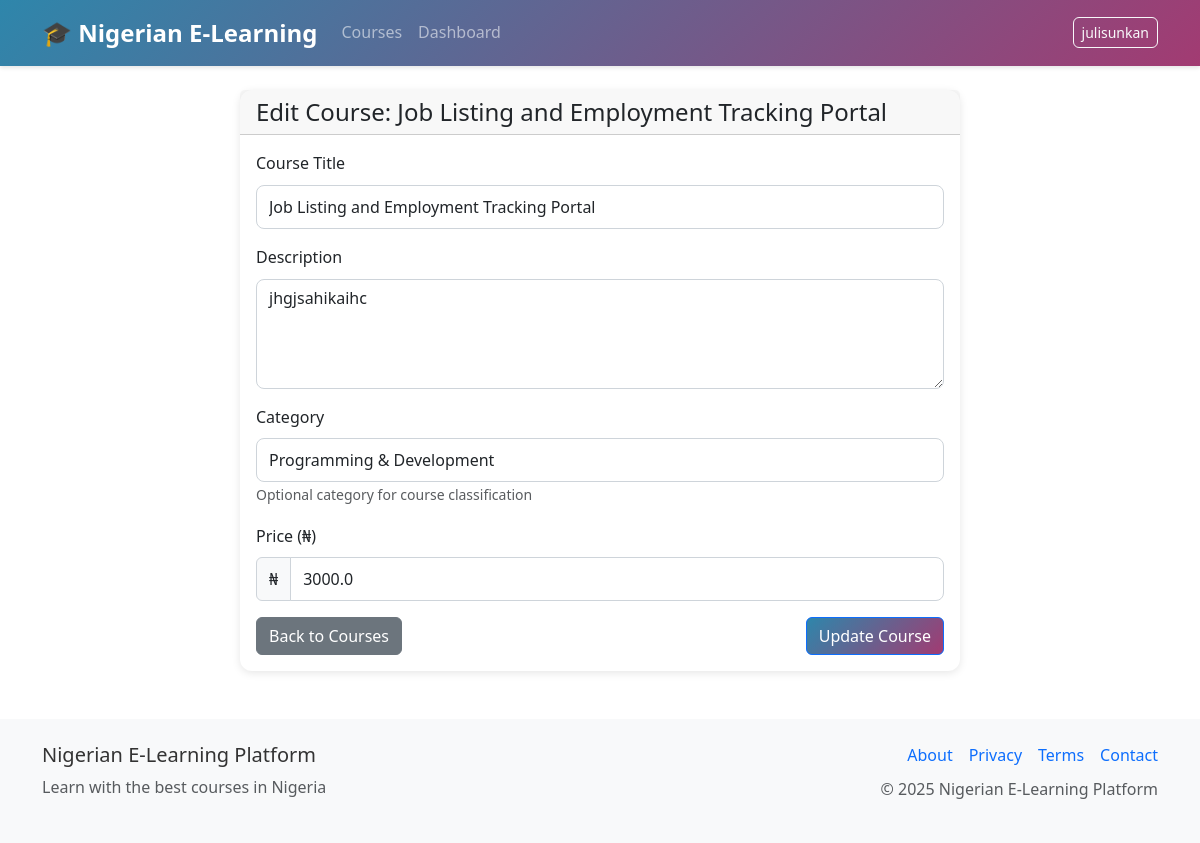
Before: /courses/1/instructor_edit (signed in) with the older database file.
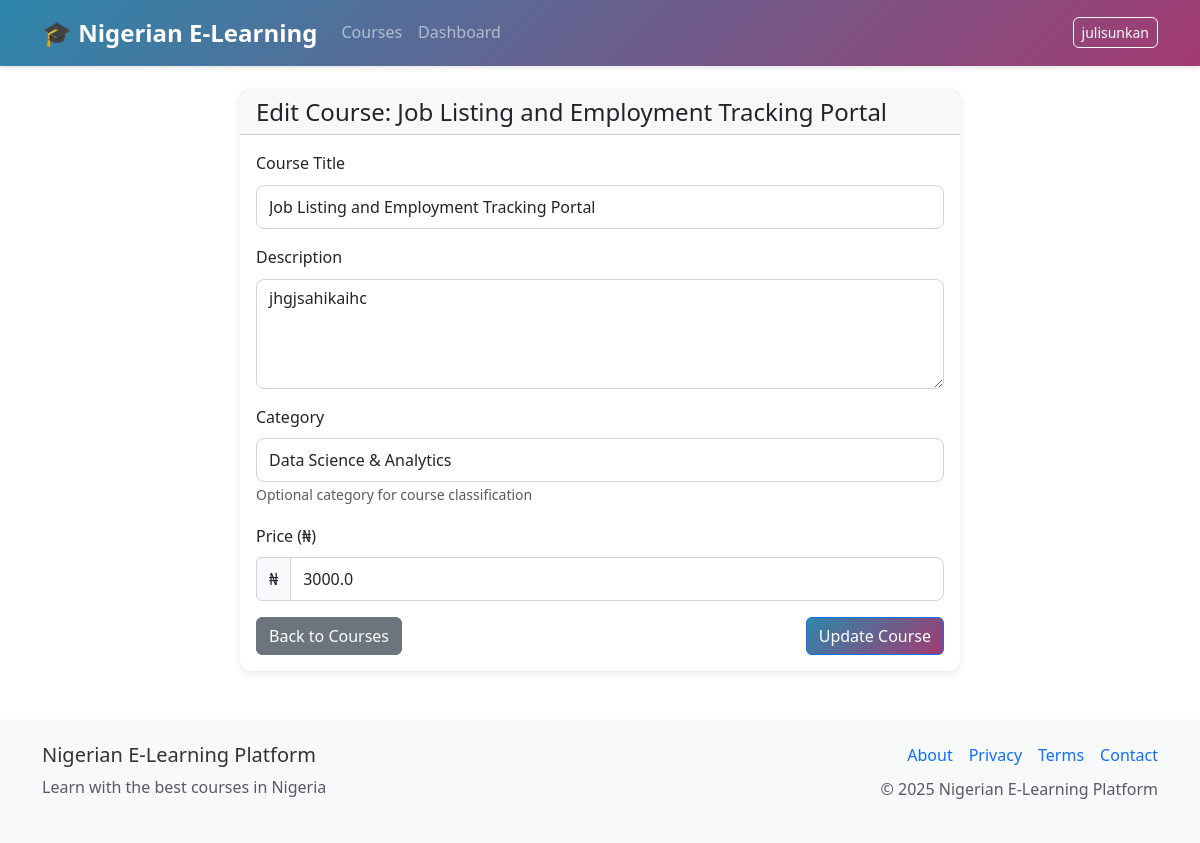
After: the same page with the newer database file.
### models.py (models this page shows, shortened)
class User(UserMixin, db.Model):
    id = db.Column(db.Integer, primary_key=True)
    username = db.Column(db.String(80), unique=True, nullable=False)
    email = db.Column(db.String(120), unique=True, nullable=False)
    password_hash = db.Column(db.String(256), nullable=False)
    role = db.Column(db.String(20), nullable=False, default='student')  # admin, instructor, tutor, student
    first_name = db.Column(db.String(50))
    last_name = db.Column(db.String(50))
    active = db.Column(db.Boolean, default=True)
    banned = db.Column(db.Boolean, default=False)
    ban_reason = db.Column(db.Text)
    email_verified = db.Column(db.Boolean, default=False)
    verification_token = db.Column(db.String(100))
    password_reset_token = db.Column(db.String(100))
    password_reset_expires = db.Column(db.DateTime)
    email_verification_token = db.Column(db.String(100))
    email_verification_expires = db.Column(db.DateTime)
    premium_user = db.Column(db.Boolean, default=False)
    instructor_verified = db.Column(db.Boolean, default=False)
    badge_level = db.Column(db.String(20), default='basic')  # basic, bronze, silver, gold, premium
    wallet_balance = db.Column(db.Float, default=0.0)
    created_at = db.Column(db.DateTime, default=datetime.utcnow)
    last_login = db.Column(db.DateTime)
    courses_created = db.relationship('Course', foreign_keys='Course.instructor_id', backref='instructor', lazy='dynamic')
    enrollments = db.relationship('Enrollment', backref='student', lazy='dynamic')
    payments = db.relationship('Payment', backref='user', lazy='dynamic')
    wallet_transactions = db.relationship('WalletTransaction', backref='user', lazy='dynamic')
    quiz_attempts = db.relationship('QuizAttempt', backref='user', lazy='dynamic')
    assignment_submissions = db.relationship('AssignmentSubmission', backref='user', lazy='dynamic')
    course_credits = db.relationship('CourseCredit', backref='student_credit', lazy='dynamic')
    withdrawal_requests = db.relationship('WithdrawalRequest', foreign_keys='WithdrawalRequest.tutor_id', backref='tutor', lazy='dynamic')

class Course(db.Model):
    id = db.Column(db.Integer, primary_key=True)
    title = db.Column(db.String(200), nullable=False)
    description = db.Column(db.Text)
    category = db.Column(db.String(100), default='General')  # Added missing category field
    price = db.Column(db.Float, nullable=False, default=0.0)
    instructor_id = db.Column(db.Integer, db.ForeignKey('user.id'), nullable=False)
    is_active = db.Column(db.Boolean, default=True)
    approval_status = db.Column(db.String(20), default='pending')  # pending, approved, rejected
    approved_by = db.Column(db.Integer, db.ForeignKey('user.id'))  # admin who approved
    approved_at = db.Column(db.DateTime)
    rejection_reason = db.Column(db.Text)
    min_credits_for_certificate = db.Column(db.Integer, default=70)  # Minimum credits needed for certificate
    total_available_credits = db.Column(db.Integer, default=100)     # Total credits available in course
    created_at = db.Column(db.DateTime, default=datetime.utcnow)
    updated_at = db.Column(db.DateTime, default=datetime.utcnow, onupdate=datetime.utcnow)
    lessons = db.relationship('Lesson', backref='course', lazy='dynamic', cascade='all, delete-orphan')
    enrollments = db.relationship('Enrollment', backref='course', lazy='dynamic', cascade='all, delete-orphan')
    quizzes = db.relationship('Quiz', backref='course', lazy='dynamic', cascade='all, delete-orphan')
    assignments = db.relationship('Assignment', backref='course', lazy='dynamic', cascade='all, delete-orphan')
    course_credits = db.relationship('CourseCredit', backref='course', lazy='dynamic', cascade='all, delete-orphan')
    course_vouchers = db.relationship('Voucher', foreign_keys='Voucher.course_id', backref='course', lazy='dynamic', cascade='all, delete-orphan')

### routes.py (the view, shortened to what this page needs)
@app.route('/courses/<int:course_id>/instructor_edit', methods=['GET', 'POST'])
@login_required
@instructor_required
def instructor_edit_course(course_id):
    course = Course.query.get_or_404(course_id)
    if current_user.role != 'admin' and course.instructor_id != current_user.id:
        flash('You can only edit your own courses', 'danger')
        return redirect(url_for('manage_courses'))
    form = CourseForm(obj=course)
    form.category.choices = get_category_choices()
    return render_template('courses/edit.html', form=form, course=course)

### forms.py
class CourseForm(FlaskForm):
    title = StringField('Course Title', validators=[DataRequired(), Length(max=200)])
    description = TextAreaField('Description', widget=TextArea())
    price = FloatField('Price (₦)', validators=[DataRequired(), NumberRange(min=0)])
    category = SelectField('Category',
                          choices=[],  # Will be populated in the view
                          validators=[DataRequired()])
    is_active = BooleanField('Active Status', default=True)
    min_credits_for_certificate = IntegerField('Minimum Credits for Certificate', validators=[DataRequired(), NumberRange(min=1)], default=70)
    total_available_credits = IntegerField('Total Available Credits', validators=[DataRequired(), NumberRange(min=1)], default=100)

### app.py (called while the page is built)
@login_manager.user_loader
def load_user(user_id):
    from models import User
    return User.query.get(int(user_id))

### course_categories.py (called while the page is built)
def get_category_choices():
    return COURSE_CATEGORIES

### routes.py (called while the page is built)
@app.context_processor
def inject_settings():
    settings = SystemSettings.query.first()
    return dict(settings=settings)

### utils.py (called while the page is built)
def instructor_required(f):
    @wraps(f)
    def decorated_function(*args, **kwargs):
        if not current_user.is_authenticated or current_user.role not in ['admin', 'instructor', 'tutor']:
            flash('Instructor access required', 'danger')
            return redirect(url_for('dashboard'))
        return f(*args, **kwargs)
    return decorated_function

### templates/courses/edit.html (shortened to what this page needs)
{% extends "base.html" %}
{% block content %}
<div class="container mt-4">
    <div class="row justify-content-center">
        <div class="col-md-8">
            <div class="card">
                <div class="card-header">
                    <h4 class="mb-0">Edit Course: {{ course.title }}</h4>
                </div>
                <div class="card-body">
                    <form method="POST">
                        <div class="mb-3">
                            {{ form.title.label(class="form-label") }}
                            {{ form.title(class="form-control") }}
                        </div>
                        <div class="mb-3">
                            {{ form.description.label(class="form-label") }}
                            {{ form.description(class="form-control", rows="4") }}
                        </div>
                        <div class="mb-3">
                            {{ form.category.label(class="form-label") }}
                            {{ form.category(class="form-control") }}
                            <small class="form-text text-muted">Optional category for course classification</small>
                        </div>
                        <div class="mb-3">
                            {{ form.price.label(class="form-label") }}
                            <div class="input-group">
                                <span class="input-group-text">₦</span>
                                {{ form.price(class="form-control") }}
                            </div>
                        </div>
                        <div class="d-flex justify-content-between">
                            <a href="{{ url_for('manage_courses') }}" class="btn btn-secondary">
                                 Back to Courses
                            </a>
                            <button type="submit" class="btn btn-primary">
                                 Update Course
                            </button>
                        </div>
                    </form>
                </div>
            </div>
        </div>
    </div>
</div>
{% endblock %}

### templates/base.html (shortened to what this page needs)
<!DOCTYPE html>
<html lang="en">
<head>
    {% set critical_css = get_critical_css() %}
    <link rel="preload" href="https://cdn.jsdelivr.net/npm/bootstrap@5.3.0/dist/css/bootstrap.min.css" as="style" onload="this.onload=null;this.rel='stylesheet'">
    <link rel="preload" href="{{ url_for('static', filename='css/style.css') }}" as="style" onload="this.onload=null;this.rel='stylesheet'">
</head>
<body>
    <nav class="navbar navbar-expand-lg navbar-dark bg-primary">
        <div class="container">
            <a class="navbar-brand" href="{{ url_for('index') }}">
                <strong>🎓 Nigerian E-Learning</strong>
            </a>
            <div class="collapse navbar-collapse" id="navbarNav">
                <ul class="navbar-nav me-auto">
                    <li class="nav-item">
                        <a class="nav-link" href="{{ url_for('courses') }}">Courses</a>
                    </li>
                    {% if current_user.is_authenticated %}
                    <li class="nav-item">
                        <a class="nav-link" href="{{ url_for('dashboard') }}">Dashboard</a>
                    </li>
                    {% endif %}
                </ul>
                <ul class="navbar-nav">
                    {% if current_user.is_authenticated %}
                    <li class="nav-item">
                        <button class="btn btn-outline-light btn-sm" type="button" data-bs-toggle="offcanvas" data-bs-target="#profileOffcanvas" aria-controls="profileOffcanvas">
                             {{ current_user.username }}
                        </button>
                    </li>
                    {% endif %}
                </ul>
            </div>
        </div>
    </nav>
    <main class="container my-4">
        {% block content %}{% endblock %}
    </main>
    <footer class="bg-light mt-5 py-4">
        <div class="container">
            <div class="row">
                <div class="col-md-6">
                    <h5>Nigerian E-Learning Platform</h5>
                    <p class="text-muted">Learn with the best courses in Nigeria</p>
                </div>
                <div class="col-md-6 text-md-end">
                    <div class="d-flex justify-content-md-end justify-content-center gap-3 mb-2">
                        <a href="#" class="text-decoration-none">About</a>
                        <a href="#" class="text-decoration-none">Privacy</a>
                        <a href="#" class="text-decoration-none">Terms</a>
                        <a href="#" class="text-decoration-none">Contact</a>
                    </div>
                    <p class="text-muted">© 2025 Nigerian E-Learning Platform</p>
                </div>
            </div>
        </div>
    </footer>
</body>
</html>

### static/css/style.css (style rules this page uses)
:root { --primary-color: #0d6efd; --success-color: #198754; --warning-color: #ffc107; --danger-color: #dc3545; --naira-color: #00b04f; --dark-color: #212529; --light-color: #f8f9fa; }
body { font-family: 'Segoe UI', Tahoma, Geneva, Verdana, sans-serif; line-height: 1.6; color: #333; }
.navbar-brand { font-weight: 700; font-size: 1.5rem; }
.navbar-nav .nav-link { font-weight: 500; transition: color 0.3s ease; }
.card { border: none; box-shadow: 0 0.125rem 0.25rem rgba(0, 0, 0, 0.075); transition: box-shadow 0.15s ease-in-out; }
.btn { border-radius: 0.375rem; font-weight: 500; transition: all 0.3s ease; }
.btn-primary { background-color: var(--primary-color); border-color: var(--primary-color); }
.form-control { border-radius: 0.375rem; border: 1px solid #ced4da; transition: border-color 0.15s ease-in-out, box-shadow 0.15s ease-in-out; }
.input-group-text { background-color: var(--light-color); border: 1px solid #ced4da; }
footer { margin-top: auto; }

### templates/base.html (style rules this page uses)
:root { --vh: 1vh; }
.nav-link, .dropdown-item { padding: 12px 16px; }
.card { border-radius: 12px; box-shadow: 0 2px 8px rgba(0,0,0,0.1); }
.form-control, .form-select { border-radius: 8px; min-height: 44px; }

Changed rows visible on the page:
changed Course "Job Listing and Employment Tracking Portal": category "Programming & Development" → "Data Science & Analytics"
